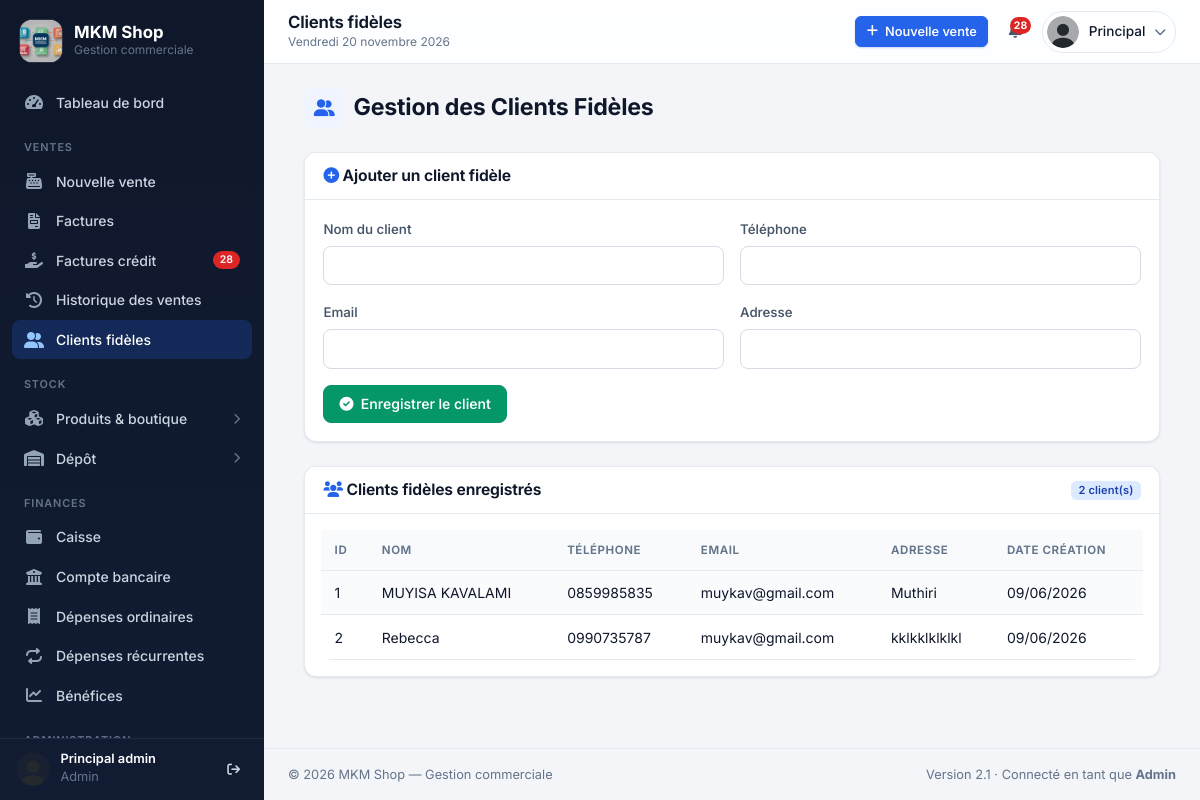
Screenshot of /gestion_clients (signed in) with the database file from the repository.
### app/models.py (models this page shows, shortened)
class User(UserMixin, db.Model):
    __tablename__ = 'user'
    id = db.Column(db.Integer, primary_key=True)
    email = db.Column(db.String(100), unique=True, nullable=False)
    password = db.Column(db.String(100), nullable=False)
    firstname = db.Column(db.String(100), nullable=True)
    lastname = db.Column(db.String(100), nullable=True)
    photo = db.Column(db.String(200), nullable=True)
    role = db.Column(db.String(50), default='vendeur')
    permissions = db.Column(JSON, nullable=True)
    def is_admin(self):
        return self.role == 'admin'
    PERMISSION_ALIASES = {
        'gestion_depenses_recurrentes': {'gestion_depenses_recurentes'},
    }
    def has_permission(self, permission):
        if self.is_admin():
            return True
        if not self.permissions:
            return False
        if permission in self.permissions:
            return True
        return any(alias in self.permissions for alias in self.PERMISSION_ALIASES.get(permission, ()))

class Clients(db.Model):
    __tablename__ = 'clients'
    id = db.Column(db.Integer, primary_key=True)
    nom = db.Column(db.String(100), unique=True, nullable=False)
    telephone = db.Column(db.String(50), nullable=True)
    email = db.Column(db.String(100), nullable=True)
    adresse = db.Column(db.String(200), nullable=True)
    notes = db.Column(db.Text, nullable=True)
    date_creation = db.Column(db.DateTime, default=datetime.utcnow)

### app/routes.py (the view, shortened to what this page needs)
@bp.route('/gestion_clients', methods=['GET', 'POST'])
@login_required
@permission_required('gestion_ventes')
def gestion_clients():
    clients = Clients.query.order_by(Clients.nom.asc()).all()
    return render_template('gestion_clients.html', clients=clients)

### app/routes.py (called while the page is built)
def peut_voir_couts(user):
    return bool(user and user.is_authenticated and user.has_permission('voir_benefice'))

def permission_required(permission):
    def decorator(f):
        @wraps(f)
        def decorated_function(*args, **kwargs):
            if not current_user.has_permission(permission):
                flash("Accès refusé. Vous n'avez pas les permissions nécessaires.", 'danger')
                return redirect(url_for('routes.index'))
            return f(*args, **kwargs)
        return decorated_function
    return decorator

@bp.context_processor
def inject_common_variables():
    common_vars = {'factures_credit_count': 0, 'peut_voir_couts': peut_voir_couts(current_user)}
    try:
        if current_user.is_authenticated and hasattr(current_user, 'has_permission'):
            if current_user.has_permission('voir_historique_vente'):
                common_vars['factures_credit_count'] = Factures.query.filter(
                    Factures.montant_credit > 0,
                    or_(Factures.annulee == False, Factures.annulee.is_(None))
                ).count()
    except Exception as e:
        logger.warning(f"Erreur dans le context processor: {e}")
        common_vars['factures_credit_count'] = 0
    return common_vars

@login_manager.user_loader
def load_user(user_id):
    return User.query.get(int(user_id))

### app/templates/gestion_clients.html (shortened to what this page needs)
{% extends "layout.html" %}
{% block content %}
<div class="container-fluid mt-3 mt-md-5 px-2 px-md-3">
    <h2 class="mb-4">
        <i class="fas fa-user-friends"></i> Gestion des Clients Fidèles
    </h2>
    <div class="card mb-4">
        <div class="card-header">
            <h5 class="mb-0"><i class="fas fa-plus-circle"></i> Ajouter un client fidèle</h5>
        </div>
        <div class="card-body">
            <form method="POST">
                <div class="row g-3">
                    <div class="col-12 col-md-6">
                        <label for="nom" class="form-label">Nom du client</label>
                        <input type="text" class="form-control" id="nom" name="nom" required>
                    </div>
                    <div class="col-12 col-md-6">
                        <label for="telephone" class="form-label">Téléphone</label>
                        <input type="text" class="form-control" id="telephone" name="telephone">
                    </div>
                    <div class="col-12 col-md-6">
                        <label for="email" class="form-label">Email</label>
                        <input type="email" class="form-control" id="email" name="email">
                    </div>
                    <div class="col-12 col-md-6">
                        <label for="adresse" class="form-label">Adresse</label>
                        <input type="text" class="form-control" id="adresse" name="adresse">
                    </div>
                    <div class="col-12">
                        <button type="submit" class="btn btn-success">
                            <i class="fas fa-check-circle me-1"></i> Enregistrer le client
                        </button>
                    </div>
                </div>
            </form>
        </div>
    </div>
    <div class="card">
        <div class="card-header d-flex justify-content-between align-items-center">
            <h5 class="mb-0"><i class="fas fa-users"></i> Clients fidèles enregistrés</h5>
            <span class="badge bg-primary">{{ clients|length }} client(s)</span>
        </div>
        <div class="card-body p-0 p-md-3">
            <div class="table-responsive">
                <table class="table table-striped table-hover mb-0">
                    <thead>
                        <tr>
                            <th>ID</th>
                            <th>Nom</th>
                            <th>Téléphone</th>
                            <th>Email</th>
                            <th>Adresse</th>
                            <th>Date création</th>
                        </tr>
                    </thead>
                    <tbody>
                        {% for client in clients %}
                        <tr>
                            <td>{{ client.id }}</td>
                            <td>{{ client.nom }}</td>
                            <td>{{ client.telephone or '-' }}</td>
                            <td>{{ client.email or '-' }}</td>
                            <td>{{ client.adresse or '-' }}</td>
                            <td>{{ client.date_creation.strftime('%d/%m/%Y') if client.date_creation else '-' }}</td>
                        </tr>
                        {% endfor %}
                    </tbody>
                </table>
            </div>
        </div>
    </div>
</div>
{% endblock %}

### app/templates/layout.html (shortened to what this page needs)
<!DOCTYPE html>
<html lang="fr">
<head>
    <link href="{{ url_for('static', filename='css/bootstrap.min.css') }}" rel="stylesheet">
    <link href="{{ url_for('static', filename='css/all.min.css') }}" rel="stylesheet">
    <link href="{{ url_for('static', filename='css/style.css') }}" rel="stylesheet">
</head>
<body>
    {% set ep = request.endpoint or '' %}
    {% set photo_profil = url_for('static', filename=current_user.photo if current_user.is_authenticated and current_user.photo else 'uploads/default.png') %}
    {% macro nav_item(endpoint, href, icon, label, badge=None) -%}
        <a href="{{ href }}" class="nav-link {% if request.endpoint == endpoint %}active{% endif %}">
            <i class="fas {{ icon }}"></i><span>{{ label }}</span>
            {% if badge %}<span class="badge bg-danger rounded-pill">{{ badge }}</span>{% endif %}
        </a>
    {%- endmacro %}
    <aside class="sidebar" id="sidebar" aria-label="Navigation principale">
        <div class="sidebar-brand">
            <img src="{{ url_for('static', filename='uploads/logo.png') }}" alt="Logo MKM">
            <div>
                <div class="brand-name">MKM Shop</div>
                <div class="brand-sub">Gestion commerciale</div>
            </div>
        </div>
        <nav class="sidebar-nav">
            {{ nav_item('routes.index', '/', 'fa-gauge-high', 'Tableau de bord') }}
            {% if current_user.is_authenticated %}
                {% if current_user.has_permission('gestion_ventes') or current_user.has_permission('voir_historique_vente') %}
                    <div class="nav-section">Ventes</div>
                    {% if current_user.has_permission('gestion_ventes') %}
                        {{ nav_item('routes.ventes', '/ventes', 'fa-cash-register', 'Nouvelle vente') }}
                    {% endif %}
                    {% if current_user.has_permission('voir_historique_vente') %}
                        {{ nav_item('routes.factures', '/factures', 'fa-file-invoice', 'Factures') }}
                        {{ nav_item('routes.factures_credit', '/factures_credit', 'fa-hand-holding-dollar', 'Factures crédit', factures_credit_count if factures_credit_count > 0 else None) }}
                        {{ nav_item('routes.historique_ventes', '/historique_ventes', 'fa-clock-rotate-left', 'Historique des ventes') }}
                    {% endif %}
                    {% if current_user.has_permission('gestion_ventes') %}
                        {{ nav_item('routes.gestion_clients', '/gestion_clients', 'fa-user-group', 'Clients fidèles') }}
                    {% endif %}
                {% endif %}
                {% set voir_stock = current_user.has_permission('gestion_produits') or current_user.has_permission('voir_stock_boutique') or current_user.has_permission('voir_stock_globale') %}
                {% set voir_depot = current_user.has_permission('gestion_depot') or current_user.has_permission('voir_stock_depot') %}
                {% if voir_stock or voir_depot %}
                    <div class="nav-section">Stock</div>
                    {% if voir_stock %}
                        {% set produits_eps = ['routes.gestion_produits', 'routes.entrees_sorties', 'routes.stock_boutique', 'routes.stock_global', 'routes.produits_en_route'] %}
                        <button type="button" class="nav-link nav-group-toggle {% if ep in produits_eps %}active has-active{% endif %}" data-group="produits" aria-expanded="{{ 'true' if ep in produits_eps else 'false' }}">
                            <i class="fas fa-cubes"></i><span>Produits &amp; boutique</span><i class="fas fa-chevron-right chevron"></i>
                        </button>
                    {% endif %}
                    {% if voir_depot %}
                        {% set depot_eps = ['routes.gestion_transactions_depot', 'routes.gestion_livraisons', 'routes.stock_depot', 'routes.livraisons_client'] %}
                        <button type="button" class="nav-link nav-group-toggle {% if ep in depot_eps %}active has-active{% endif %}" data-group="depot" aria-expanded="{{ 'true' if ep in depot_eps else 'false' }}">
                            <i class="fas fa-warehouse"></i><span>Dépôt</span><i class="fas fa-chevron-right chevron"></i>
                        </button>
                    {% endif %}
                {% endif %}
                {% if current_user.has_permission('gestion_caise') or current_user.has_permission('gestion_banque') or current_user.has_permission('voir_benefice') or current_user.has_permission('gestion_depenses_ordinaires') or current_user.has_permission('gestion_depenses_recurrentes') %}
                    <div class="nav-section">Finances</div>
                    {% if current_user.has_permission('gestion_caise') %}
                        {{ nav_item('routes.gestion_caisse', '/gestion_caisse', 'fa-wallet', 'Caisse') }}
                    {% endif %}
                    {% if current_user.has_permission('gestion_banque') %}
                        {{ nav_item('routes.gestion_compte_bancaire', '/gestion_compte_bancaire', 'fa-university', 'Compte bancaire') }}
                    {% endif %}
                    {% if current_user.has_permission('gestion_depenses_ordinaires') %}
                        {{ nav_item('routes.gestion_depenses_ordinaires', '/depenses_ordinaires', 'fa-receipt', 'Dépenses ordinaires') }}
                    {% endif %}
                    {% if current_user.has_permission('gestion_depenses_recurrentes') %}
                        {{ nav_item('routes.gestion_depenses_recurrentes', '/depenses_recurrentes', 'fa-repeat', 'Dépenses récurrentes') }}
                    {% endif %}
                    {% if current_user.has_permission('voir_benefice') %}
                        {{ nav_item('routes.gestion_benefices', '/benefices', 'fa-chart-line', 'Bénéfices') }}
                    {% endif %}
                {% endif %}
                <div class="nav-section">Administration</div>
            {% endif %}
        </nav>
        {% if current_user.is_authenticated %}
        <div class="sidebar-footer">
            <img src="{{ photo_profil }}" alt="">
            <div class="text-truncate">
                <div class="who text-truncate">{{ current_user.firstname or '' }} {{ current_user.lastname or '' }}</div>
                <div class="role">{{ current_user.role }}</div>
            </div>
            <a href="/logout" title="Déconnexion" aria-label="Déconnexion"><i class="fas fa-arrow-right-from-bracket"></i></a>
        </div>
        {% endif %}
    </aside>
    <div class="content">
        <header class="topbar">
            <div class="page-title">
                <h1 id="topbar-title" data-fallback="{{ self.title()|replace(' - MKM Shop', '')|trim }}">{% block page_title %}{% endblock %}</h1>
                <div class="crumb d-none d-sm-block"></div>
            </div>
            <div class="topbar-actions">
                {% if current_user.is_authenticated %}
                    {% if current_user.has_permission('gestion_ventes') and ep != 'routes.ventes' %}
                        <a href="/ventes" class="btn btn-primary btn-sm d-none d-md-inline-flex">
                            <i class="fas fa-plus me-1"></i> Nouvelle vente
                        </a>
                    {% endif %}
                    {% if current_user.has_permission('voir_historique_vente') %}
                        <a href="/factures_credit" class="icon-btn" title="Factures en crédit" aria-label="Factures en crédit">
                            {% if factures_credit_count > 0 %}<span class="dot">{{ factures_credit_count }}</span>{% endif %}
                        </a>
                    {% endif %}
                    <div class="dropdown">
                        <button class="profile-btn" id="profileDropdown" data-bs-toggle="dropdown" aria-expanded="false">
                            <img src="{{ photo_profil }}" alt="Photo de profil">
                            <span class="d-none d-md-inline">{{ current_user.firstname or current_user.email }}</span>
                            <i class="fas fa-chevron-down small text-muted d-none d-md-inline"></i>
                        </button>
                    </div>
                {% else %}
                    <a href="/login" class="btn btn-primary btn-sm"><i class="fas fa-right-to-bracket me-1"></i> Connexion</a>
                {% endif %}
            </div>
        </header>
        <main class="main-content content-ajax">
            {% block content %}{% endblock %}
        </main>
        <footer class="app-footer">
            <span>© {{ annee_courante if annee_courante is defined else '' }} MKM Shop — Gestion commerciale</span>
            <span>Version 2.1{% if current_user.is_authenticated %} · Connecté en tant que <strong class="text-capitalize">{{ current_user.role }}</strong>{% endif %}</span>
        </footer>
    </div>
</body>
</html>

### rows the page displays
User: firstname "Principal", lastname "admin", role "Admin"
Clients: id "1", nom "MUYISA KAVALAMI", telephone "0859985835", email "muykav@gmail.com", adresse "Muthiri", date_creation "09/06/2026"
Clients: id "2", nom "Rebecca", telephone "0990735787", email "muykav@gmail.com", adresse "kklkklklklkl", date_creation "09/06/2026"

### other values shown
{{ label }} "Tableau de bord Nouvelle vente Factures Factures crédit Historique des ventes Clients fidèles Caisse Compte bancaire Dépenses ordinaires Dépenses récurrentes Bénéfices"
{{ badge }} "28"
{{ factures_credit_count }} "28"
{{ clients|length }} "2"
